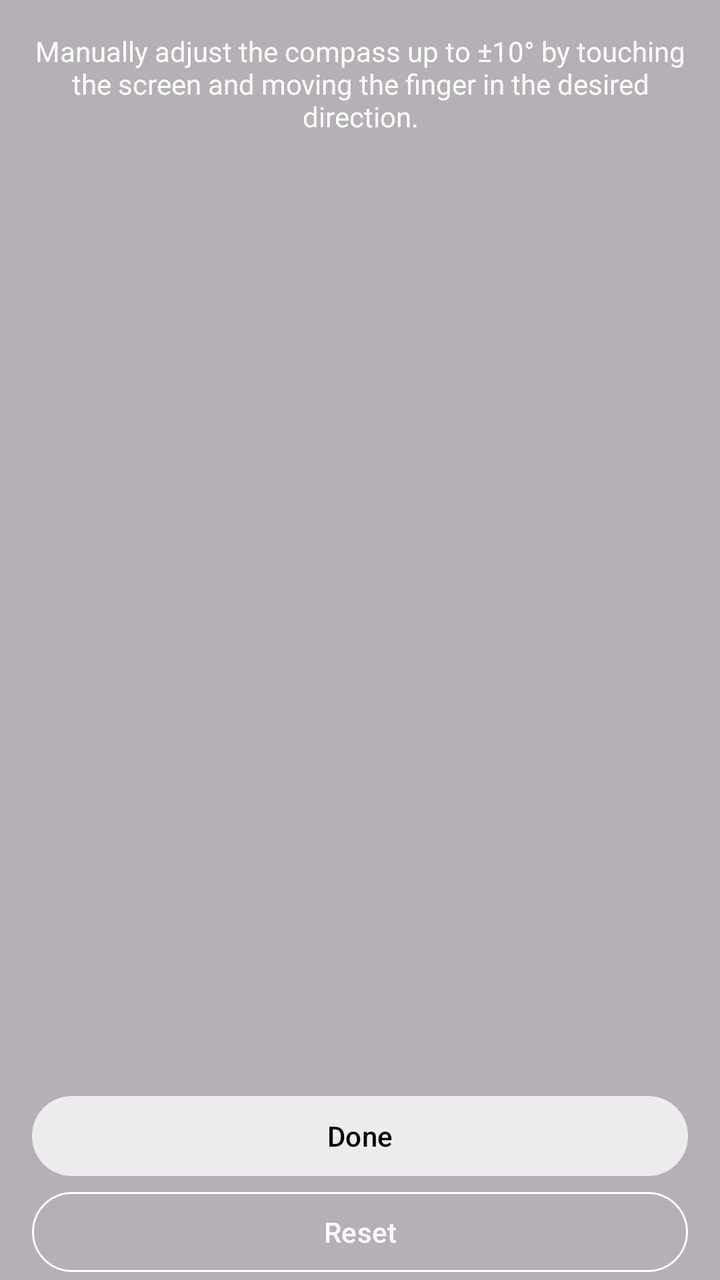
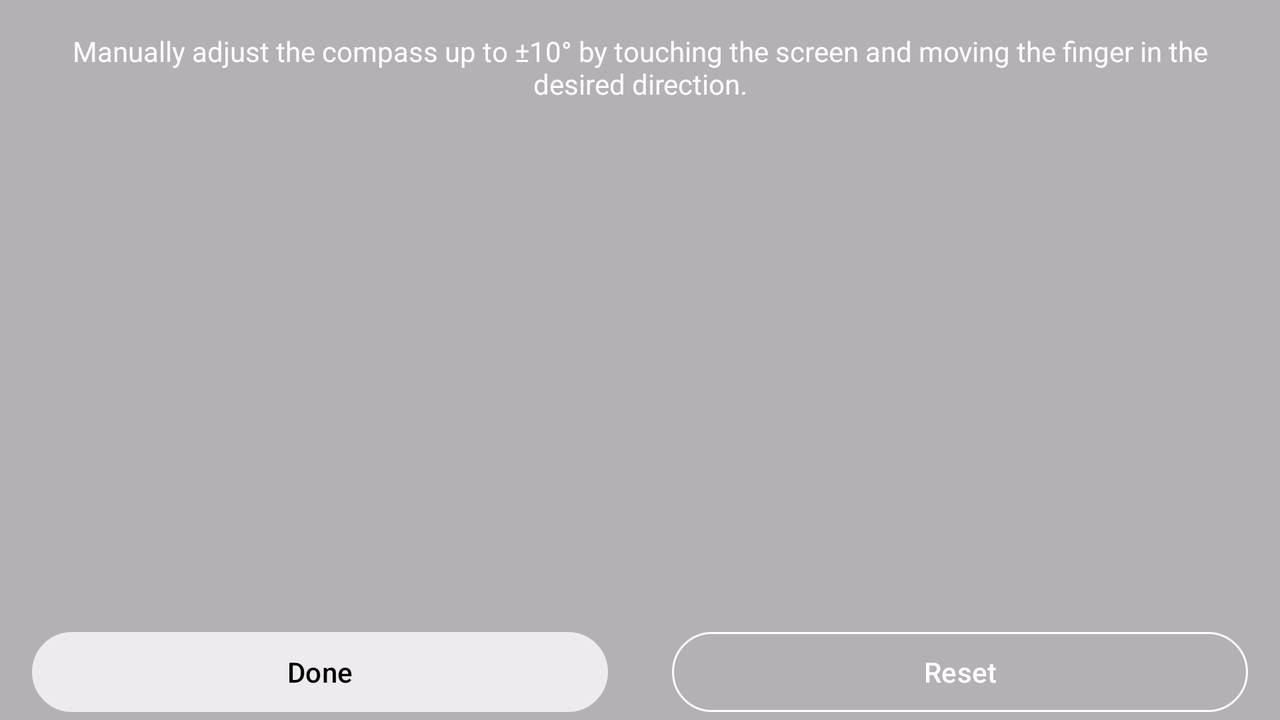

First picture: res/layout/ on a phone held upright. Second picture: the repository's own variant of that layout, on a device whose configuration matches the variant's folder. Source for both follows.
<!-- AndroidManifest.xml: application theme Theme.App -->
<!-- res/layout/overlay_manual_calibration.xml -->
<?xml version="1.0" encoding="utf-8"?>
<androidx.constraintlayout.widget.ConstraintLayout
  xmlns:android="http://schemas.android.com/apk/res/android"
  xmlns:app="http://schemas.android.com/apk/res-auto"
  android:layout_width="match_parent"
  android:layout_height="match_parent"
  android:background="@color/manual_adjustment_background"
  android:fitsSystemWindows="true">

  <TextView
    style="@style/ManualCalibrationText"
    android:layout_width="match_parent"
    android:layout_height="wrap_content"
    android:layout_margin="16dp"
    android:text="@string/manual_adjustment"
    app:layout_constraintTop_toTopOf="parent" />

  <Button
    android:id="@+id/button_done"
    style="@style/ManualCalibrationDoneButton"
    android:layout_width="match_parent"
    android:layout_height="wrap_content"
    android:layout_marginHorizontal="16dp"
    android:text="@string/done"
    app:layout_constraintBottom_toTopOf="@id/button_reset" />

  <Button
    android:id="@+id/button_reset"
    style="@style/ManualCalibrationResetButton"
    android:layout_width="match_parent"
    android:layout_height="wrap_content"
    android:layout_marginHorizontal="16dp"
    android:text="@string/reset"
    app:layout_constraintBottom_toBottomOf="parent" />

</androidx.constraintlayout.widget.ConstraintLayout>
<!-- resources referenced by this layout -->
<resources>
  <color name="manual_adjustment_background">#4A000000</color>
  <string name="done">Done</string>
  <string name="manual_adjustment">Manually adjust the compass up to ±10° by touching the screen and moving the finger in the desired direction.</string>
  <string name="reset">Reset</string>
  <style name="ManualCalibrationDoneButton" parent="@style/Widget.Material3.Button">
      <item name="android:backgroundTint">@color/manual_adjustment_done_tint</item>
      <item name="android:textColor">@color/black</item>
    </style>
  <style name="ManualCalibrationResetButton" parent="@style/Widget.Material3.Button.OutlinedButton">
      <item name="strokeColor">@color/white</item>
      <item name="android:textColor">@color/white</item>
    </style>
  <style name="ManualCalibrationText">
      <item name="android:textAlignment">center</item>
      <item name="android:textColor">@color/white</item>
    </style>
  <!-- from res/values-v27/ -->
  <style name="Theme.App" parent="Theme.App.Base">
      <item name="android:windowLayoutInDisplayCutoutMode">shortEdges</item>
    </style>
  <color name="manual_adjustment_done_tint">#7EFFFFFF</color>
  <color name="black">#FF000000</color>
  <color name="white">#FFFFFFFF</color>
  <style name="Theme.App.Base" parent="Theme.Material3.Light.NoActionBar">
      <item name="android:windowLightStatusBar">true</item>
      <item name="android:statusBarColor">#00000000</item>
      <item name="android:navigationBarColor">#00000000</item>
      <item name="bottomSheetStyle">@style/Theme.MyApplication.BottomSheet</item>
      <item name="bottomSheetDialogTheme">@style/ModalBottomSheetDialog</item>
      <item name="preferenceTheme">@style/PrefsTheme</item>
      <item name="switchStyle">@style/Widget.Material3.CompoundButton.MaterialSwitch</item>
      <item name="windowActionModeOverlay">true</item>
    </style>
  <style name="Theme.MyApplication.BottomSheet" parent="@style/Widget.Material3.BottomSheet">
      <item name="shapeAppearance">@style/ShapeAppearance.App.LargeComponent</item>
    </style>
  <style name="ModalBottomSheetDialog" parent="ThemeOverlay.Material3.BottomSheetDialog">
      <item name="bottomSheetStyle">@style/ModalBottomSheet</item>
    </style>
  <style name="PrefsTheme" parent="PreferenceThemeOverlay">
      <item name="android:layout">@layout/fragment_settings</item>
    </style>
  <style name="ShapeAppearance.App.LargeComponent" parent="ShapeAppearance.Material3.LargeComponent">
      <item name="cornerFamily">rounded</item>
      <item name="cornerSize">16dp</item>
    </style>
  <style name="ModalBottomSheet" parent="Widget.Material3.BottomSheet.Modal" />
</resources>
<!-- res/layout-w480dp/overlay_manual_calibration.xml (the repository's variant of the layout above) -->
<!-- drawn on the phone turned sideways -->
<?xml version="1.0" encoding="utf-8"?>
<androidx.constraintlayout.widget.ConstraintLayout
  xmlns:android="http://schemas.android.com/apk/res/android"
  xmlns:app="http://schemas.android.com/apk/res-auto"
  android:layout_width="match_parent"
  android:layout_height="match_parent"
  android:background="@color/manual_adjustment_background"
  android:fitsSystemWindows="true">

  <TextView
    android:layout_width="match_parent"
    android:layout_height="wrap_content"
    android:layout_margin="16dp"
    android:text="@string/manual_adjustment"
    app:layout_constraintTop_toTopOf="parent"
    style="@style/ManualCalibrationText" />

  <androidx.constraintlayout.widget.Guideline
    android:id="@+id/guideline"
    android:layout_width="wrap_content"
    android:layout_height="wrap_content"
    android:orientation="vertical"
    app:layout_constraintGuide_percent="0.5" />

  <Button
    android:id="@+id/button_done"
    android:layout_width="0dp"
    android:layout_height="wrap_content"
    android:layout_marginHorizontal="16dp"
    android:text="@string/done"
    app:layout_constraintLeft_toLeftOf="parent"
    app:layout_constraintRight_toLeftOf="@id/guideline"
    app:layout_constraintBottom_toBottomOf="parent"
    style="@style/ManualCalibrationDoneButton" />

  <Button
    android:id="@+id/button_reset"
    android:layout_width="0dp"
    android:layout_height="wrap_content"
    android:layout_marginHorizontal="16dp"
    android:text="@string/reset"
    app:layout_constraintLeft_toRightOf="@id/guideline"
    app:layout_constraintRight_toRightOf="parent"
    app:layout_constraintBottom_toBottomOf="parent"
    style="@style/ManualCalibrationResetButton" />

</androidx.constraintlayout.widget.ConstraintLayout>
